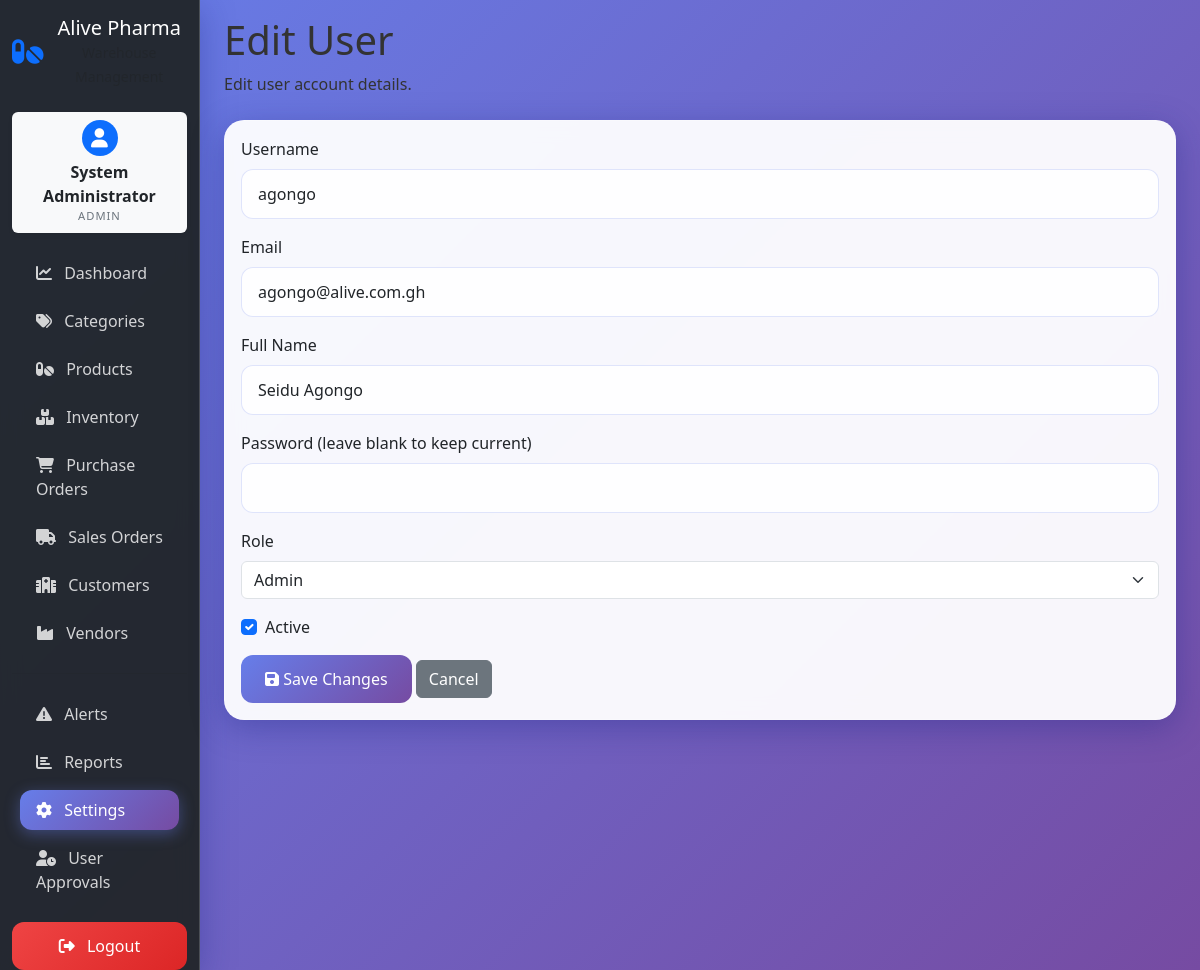
Screenshot of /settings/users/4/edit (signed in) with the database file from the repository.
### app/models/models.py (models this page shows)
class User(Base):
    __tablename__ = "users"
    id = Column(Integer, primary_key=True, index=True)
    username = Column(String(50), unique=True, index=True, nullable=False)
    email = Column(String(100), unique=True, index=True, nullable=False)
    full_name = Column(String(100), nullable=False)
    hashed_password = Column(String(255), nullable=False)
    role = Column(String(20), nullable=False, default="staff")  # admin, manager, staff
    hospital_id = Column(Integer, ForeignKey("customers.id"), nullable=True)  # Link staff to hospital
    is_active = Column(Boolean, default=True)
    requires_approval = Column(Boolean, default=True)  # New users require admin approval
    is_approved = Column(Boolean, default=False)  # Admin approval status
    approved_by = Column(Integer, ForeignKey("users.id"), nullable=True)  # Who approved the user
    approved_at = Column(DateTime, nullable=True)  # When the user was approved
    created_at = Column(DateTime, default=datetime.utcnow)
    updated_at = Column(DateTime, default=datetime.utcnow, onupdate=datetime.utcnow)
    hospital = relationship("Customer", foreign_keys=[hospital_id])
    approver = relationship("User", foreign_keys=[approved_by], remote_side=[id])

### app/routes/settings.py (the view)
@router.get("/users/{user_id}/edit", response_class=HTMLResponse)
async def edit_user_form(
    request: Request,
    user_id: int,
    current_user: User = Depends(check_user_role_from_cookie("admin")),
    db: Session = Depends(get_db)
):
    user = db.query(User).filter(User.id == user_id).first()
    if not user:
        return RedirectResponse(url="/settings/users", status_code=302)
    return templates.TemplateResponse("settings/users_edit.html", {"request": request, "user": user, "current_user": current_user})

### app/templates/settings/users_edit.html (shortened to what this page needs)
{% extends "base.html" %}
{% block content %}
<div class="header">
    <div>
        <h1>Edit User</h1>
        <p>Edit user account details.</p>
    </div>
</div>
<div class="card mt-4">
    <div class="card-body">
        <form method="post" action="/settings/users/{{ user.id }}/edit">
            <div class="mb-3">
                <label for="username" class="form-label">Username</label>
                <input type="text" class="form-control" id="username" name="username" value="{{ user.username }}" required>
            </div>
            <div class="mb-3">
                <label for="email" class="form-label">Email</label>
                <input type="email" class="form-control" id="email" name="email" value="{{ user.email }}" required>
            </div>
            <div class="mb-3">
                <label for="full_name" class="form-label">Full Name</label>
                <input type="text" class="form-control" id="full_name" name="full_name" value="{{ user.full_name }}" required>
            </div>
            <div class="mb-3">
                <label for="password" class="form-label">Password (leave blank to keep current)</label>
                <input type="password" class="form-control" id="password" name="password">
            </div>
            <div class="mb-3">
                <label for="role" class="form-label">Role</label>
                <select class="form-select" id="role" name="role">
                    <option value="admin" {% if user.role == 'admin' %}selected{% endif %}>Admin</option>
                </select>
            </div>
            <div class="mb-3 form-check">
                <input type="checkbox" class="form-check-input" id="is_active" name="is_active" value="true" {% if user.is_active %}checked{% endif %}>
                <label class="form-check-label" for="is_active">Active</label>
            </div>
            <button type="submit" class="btn btn-primary"><i class="fas fa-save"></i> Save Changes</button>
            <a href="/settings/users" class="btn btn-secondary">Cancel</a>
        </form>
    </div>
</div>
{% endblock %}

### app/templates/base.html (shortened to what this page needs)
<!DOCTYPE html>
<html lang="en">
<head>
    <link href="https://cdn.jsdelivr.net/npm/bootstrap@5.3.0/dist/css/bootstrap.min.css" rel="stylesheet">
    <link href="https://cdnjs.cloudflare.com/ajax/libs/font-awesome/6.4.0/css/all.min.css" rel="stylesheet">
    <link href="/static/css/main.css" rel="stylesheet">
</head>
<body class="bg-light">
    <div class="container-fluid">
        <div class="row">
            <nav class="col-md-3 col-lg-2 d-md-block bg-dark sidebar collapse" style="min-height: 100vh;">
                <div class="position-sticky pt-3">
                    <div class="text-center mb-4">
                        <div class="d-flex align-items-center justify-content-center">
                            <i class="fas fa-pills text-primary fs-3 me-2"></i>
                            <div>
                                <h5 class="text-white mb-0">Alive Pharma</h5>
                                <small class="text-muted">Warehouse Management</small>
                            </div>
                        </div>
                    </div>
                    <div class="user-profile-card mb-3 p-2 text-center bg-light rounded shadow-sm" style="max-width: 180px; margin-left: auto; margin-right: auto;">
                        <div class="d-flex flex-column align-items-center">
                            <div class="profile-avatar bg-primary text-white rounded-circle mb-1 d-flex align-items-center justify-content-center" style="width:36px; height:36px; font-size:1.2rem;">
                                <i class="fas fa-user"></i>
                            </div>
                            <div>
                                <div class="fw-bold text-dark" style="font-size:1rem;">
                                    {% if current_user.role == 'staff' and current_user.hospital %}
                                        {{ current_user.hospital.name }}
                                    {% else %}
                                        {{ current_user.full_name or current_user.username }}
                                    {% endif %}
                                </div>
                                <div class="text-uppercase text-secondary small" style="letter-spacing:1px; font-size:0.7rem;">
                                    {% if current_user.role == 'staff' and current_user.hospital %}
                                        STAFF
                                    {% else %}
                                        {{ current_user.role|upper }}
                                    {% endif %}
                                </div>
                            </div>
                        </div>
                    </div>
                    <ul class="nav flex-column">
                        <li class="nav-item">
                            <a class="nav-link text-white {% if request.url.path == '/dashboard/' %}active{% endif %}" href="/dashboard/">
                                <i class="fas fa-chart-line me-2"></i>
                                Dashboard
                            </a>
                        </li>
                        <li class="nav-item">
                            <a class="nav-link text-white {% if request.url.path.startswith('/categories') %}active{% endif %}" href="/categories/">
                                <i class="fas fa-tags me-2"></i>
                                Categories
                            </a>
                        </li>
                        <li class="nav-item">
                            <a class="nav-link text-white {% if request.url.path.startswith('/products') %}active{% endif %}" href="/products/">
                                <i class="fas fa-pills me-2"></i>
                                Products
                            </a>
                        </li>
                        <li class="nav-item">
                            <a class="nav-link text-white {% if request.url.path.startswith('/inventory') %}active{% endif %}" href="/inventory/">
                                <i class="fas fa-boxes me-2"></i>
                                {% if current_user.role == 'staff' %}
                                Hospital Inventory
                                {% else %}
                                Inventory
                                {% endif %}
                            </a>
                        </li>
                        {% if current_user.role in ['admin', 'manager'] %}
                        <li class="nav-item">
                            <a class="nav-link text-white {% if request.url.path.startswith('/purchase-orders') %}active{% endif %}" href="/purchase-orders/">
                                <i class="fas fa-shopping-cart me-2"></i>
                                Purchase Orders
                            </a>
                        </li>
                        {% endif %}
                        <li class="nav-item">
                            <a class="nav-link text-white " href="{% if current_user.role == 'staff' %}/sales-orders/my-orders{% else %}/sales-orders/{% endif %}">
                                <i class="fas fa-truck me-2"></i>
                                {% if current_user.role == 'staff' %}
                                My Orders
                                {% else %}
                                Sales Orders
                                {% endif %}
                            </a>
                        </li>
                        {% if current_user.role in ['admin', 'manager'] %}
                        <li class="nav-item">
                            <a class="nav-link text-white {% if request.url.path.startswith('/customers') %}active{% endif %}" href="/customers/">
                                <i class="fas fa-hospital me-2"></i>
                                Customers
                            </a>
                        </li>
                        <li class="nav-item">
                            <a class="nav-link text-white {% if request.url.path.startswith('/vendors') %}active{% endif %}" href="/vendors/">
                                <i class="fas fa-industry me-2"></i>
                                Vendors
                            </a>
                        </li>
                        {% endif %}
                        <hr class="text-muted my-3">
                        {% if current_user.role in ['admin', 'manager'] %}
                        <li class="nav-item">
                            <a class="nav-link text-white {% if request.url.path.startswith('/alerts') %}active{% endif %}" href="/alerts/">
                                <i class="fas fa-exclamation-triangle me-2"></i>
                                Alerts
                            </a>
                        </li>
                        <li class="nav-item">
                            <a class="nav-link text-white {% if request.url.path.startswith('/reports') %}active{% endif %}" href="/reports/">
                                <i class="fas fa-chart-bar me-2"></i>
                                Reports
                            </a>
                        </li>
                        {% endif %}
                        {% if current_user.role in ['admin', 'manager'] %}
                        <li class="nav-item">
                            <a class="nav-link text-white {% if request.url.path.startswith('/settings') %}active{% endif %}" href="/settings/">
                                <i class="fas fa-cog me-2"></i>
                                Settings
                            </a>
                        </li>
                        <li class="nav-item">
                            <a class="nav-link text-white {% if request.url.path.startswith('/auth/pending-users') %}active{% endif %}" href="/auth/pending-users">
                                <i class="fas fa-user-clock me-2"></i>
                                User Approvals
                            </a>
                        </li>
                        {% endif %}
                    </ul>
                    <div class="mt-auto pt-3">
                        <form action="/auth/logout" method="post" class="d-grid">
                            <button type="submit" class="btn btn-danger">
                                <i class="fas fa-sign-out-alt me-2"></i>
                                Logout
                            </button>
                        </form>
                    </div>
                </div>
            </nav>
            <main class="col-md-9 ms-sm-auto col-lg-10 px-md-4">
                <div class="pt-3 pb-2 mb-3">
                    {% block content %}{% endblock %}
                </div>
            </main>
        </div>
    </div>
</body>
</html>

### app/static/css/main.css (style rules this page uses)
* { margin: 0; padding: 0; box-sizing: border-box; }
body { font-family: 'Segoe UI', Tahoma, Geneva, Verdana, sans-serif; background: linear-gradient(135deg, #667eea 0%, #764ba2 100%); min-height: 100vh; color: #333; }
.sidebar { background: rgba(33, 37, 41, 0.95) !important; backdrop-filter: blur(10px); box-shadow: 0 8px 32px rgba(31, 38, 135, 0.37); border-right: 1px solid rgba(255, 255, 255, 0.18); }
.sidebar .nav-link { color: rgba(255, 255, 255, 0.8) !important; border-radius: 12px; margin: 0.25rem 0.5rem; transition: all 0.3s ease; font-weight: 500; }
.sidebar .nav-link.active { background: linear-gradient(135deg, #667eea 0%, #764ba2 100%); color: white !important; box-shadow: 0 4px 15px rgba(102, 126, 234, 0.4); }
main { background: transparent; }
.card { background: rgba(255, 255, 255, 0.95); backdrop-filter: blur(10px); border: 1px solid rgba(255, 255, 255, 0.18); border-radius: 20px; box-shadow: 0 8px 32px rgba(31, 38, 135, 0.37); transition: all 0.3s ease; }
.btn-primary { background: linear-gradient(135deg, #667eea 0%, #764ba2 100%); border: none; border-radius: 12px; padding: 0.75rem 1.5rem; font-weight: 500; transition: all 0.3s ease; }
.btn-danger { background: linear-gradient(135deg, #ef4444 0%, #dc2626 100%); border: none; border-radius: 12px; padding: 0.75rem 1.5rem; font-weight: 500; transition: all 0.3s ease; }
.form-control { background: rgba(255, 255, 255, 0.9); border: 1px solid rgba(102, 126, 234, 0.2); border-radius: 12px; padding: 0.75rem 1rem; transition: all 0.3s ease; }

### rows the page displays
User: full_name "System Administrator", role "ADMIN"
User: username "agongo", email "agongo@alive.com.gh", full_name "Seidu Agongo", role "Admin", is_active "☑"
